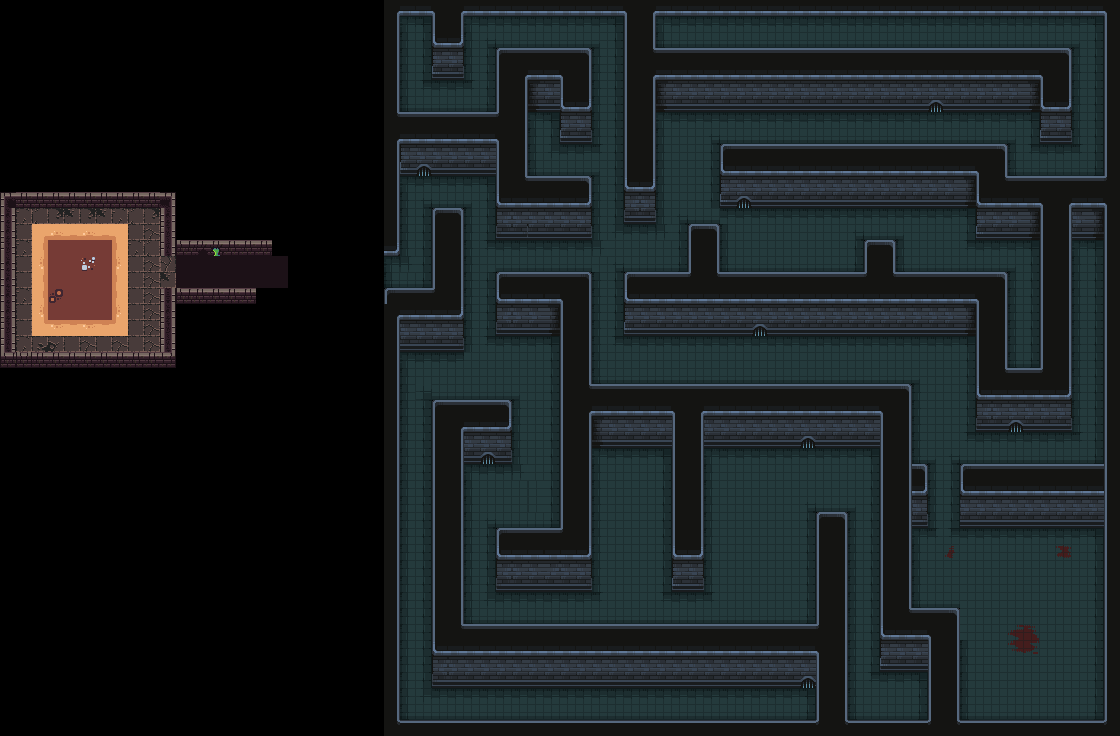

Below is a game level as drawn by its tile map, then a one-line description and the .tmx that defines it (tile-layer data replaced by summaries):
An orthogonal 70x46 tile map with 16x16 px tiles, 1 tile layer (Map), 3 tilesets and 68 objects (15x Saw, land, Player, Box).

<map version="1.10" tiledversion="1.10.2" orientation="orthogonal" renderorder="right-down" width="70" height="46" tilewidth="16" tileheight="16" infinite="0" nextlayerid="4" nextobjectid="75">
 <tileset firstgid="1" name="dark_dungeon_tilemap" tilewidth="16" tileheight="16" tilecount="625" columns="25">
  <image source="../images/Terrain/dark_dungeon_tilemap.png" width="400" height="400" />
 </tileset>
 <tileset firstgid="626" source="kenny_tilemap.tsx" />
 <tileset firstgid="758" source="dark_tilemap.tsx" />
 <layer id="1" name="Map" width="70" height="46">
  <data>[3220 cells, 2262 non-empty, 84 distinct tile ids]</data>
 </layer>
 <objectgroup id="2" name="Collisions">
  <object id="1" x="384" y="0" width="720" height="16" />
  <object id="2" x="384" y="16" width="16" height="240" />
  <object id="3" x="384" y="288" width="16" height="448" />
  <object id="4" x="400" y="720" width="704" height="16" />
  <object id="5" x="400" y="112" width="96" height="48" />
  <object id="6" x="496" y="48" width="32" height="128" />
  <object id="7" x="496" y="176" width="96" height="48" />
  <object id="8" x="528" y="48" width="32" height="48" />
  <object id="9" x="560" y="48" width="32" height="80" />
  <object id="10" x="432" y="16" width="32" height="48" />
  <object id="11" x="624" y="16" width="32" height="192" />
  <object id="12" x="656" y="48" width="384" height="48" />
  <object id="13" x="1040" y="48" width="32" height="80" />
  <object id="14" x="720" y="144" width="256" height="48" />
  <object id="15" x="976" y="144" width="32" height="80" />
  <object id="16" x="1008" y="176" width="32" height="48" />
  <object id="17" x="1040" y="176" width="64" height="48" />
  <object id="18" x="1040" y="224" width="32" height="144" />
  <object id="19" x="976" y="368" width="96" height="48" />
  <object id="20" x="976" y="272" width="32" height="96" />
  <object id="21" x="624" y="272" width="352" height="48" />
  <object id="22" x="688" y="224" width="32" height="48" />
  <object id="23" x="864" y="240" width="32" height="32" />
  <object id="24" x="400" y="288" width="64" height="48" />
  <object id="25" x="432" y="208" width="32" height="80" />
  <object id="26" x="496" y="272" width="96" height="48" />
  <object id="27" x="560" y="320" width="32" height="208" />
  <object id="28" x="496" y="528" width="96" height="48" />
  <object id="29" x="592" y="384" width="320" height="48" />
  <object id="30" x="672" y="432" width="32" height="144" />
  <object id="31" x="816" y="512" width="32" height="224" />
  <object id="32" x="880" y="432" width="32" height="176" />
  <object id="33" x="880" y="608" width="80" height="48" />
  <object id="34" x="928" y="656" width="32" height="64" />
  <object id="35" x="912" y="464" width="16" height="48" />
  <object id="36" x="432" y="400" width="80" height="48" />
  <object id="37" x="432" y="448" width="32" height="176" />
  <object id="38" x="432" y="624" width="384" height="48" />
  <object id="40" x="1104" y="0" width="16" height="176" />
  <object id="41" x="960" y="464" width="160" height="48" />
  <object id="42" x="1104" y="176" width="16" height="288" />
  <object id="43" x="1104" y="512" width="16" height="224" />
  <object id="64" x="176" y="224" width="208" height="16" />
  <object id="65" x="176" y="288" width="208" height="16" />
  <object id="66" x="160" y="192" width="16" height="64" />
  <object id="69" x="160" y="288" width="16" height="80" />
  <object id="70" x="0" y="192" width="160" />
  <object id="71" x="0" y="352" width="160" height="16" />
  <object id="72" x="0" y="192" width="16" height="160" />
  <object id="73" x="0" y="176" width="160" height="16" />
 </objectgroup>
 <objectgroup id="3" name="Spawnpoints">
  <object id="46" name="land" type="land" x="64" y="272" width="32" height="32">
   <properties>
    <property name="plantPosX" type="int" value="1" />
    <property name="plantPosY" type="int" value="2" />
   </properties>
  </object>
  <object id="47" name="Saw" type="Saw" x="768" y="240" width="16" height="16">
   <properties>
    <property name="isVertical" type="bool" value="false" />
    <property name="offNeg" type="float" value="3" />
    <property name="offPos" type="float" value="5" />
   </properties>
  </object>
  <object id="48" name="Saw" type="Saw" x="704" y="96" width="16" height="16">
   <properties>
    <property name="isVertical" type="bool" value="false" />
    <property name="offNeg" type="float" value="3" />
    <property name="offPos" type="float" value="5" />
   </properties>
  </object>
  <object id="49" name="Saw" type="Saw" x="800" y="192" width="16" height="16">
   <properties>
    <property name="isVertical" type="bool" value="false" />
    <property name="offNeg" type="float" value="3" />
    <property name="offPos" type="float" value="5" />
   </properties>
  </object>
  <object id="50" name="Saw" type="Saw" x="944" y="224" width="16" height="16">
   <properties>
    <property name="isVertical" type="bool" value="false" />
    <property name="offNeg" type="float" value="3" />
    <property name="offPos" type="float" value="5" />
   </properties>
  </object>
  <object id="51" name="Saw" type="Saw" x="720" y="464" width="16" height="16">
   <properties>
    <property name="isVertical" type="bool" value="true" />
    <property name="offNeg" type="float" value="2" />
    <property name="offPos" type="float" value="4" />
   </properties>
  </object>
  <object id="52" name="Saw" type="Saw" x="752" y="512" width="16" height="16">
   <properties>
    <property name="isVertical" type="bool" value="true" />
    <property name="offNeg" type="float" value="4" />
    <property name="offPos" type="float" value="3" />
   </properties>
  </object>
  <object id="53" name="Saw" type="Saw" x="784" y="464" width="16" height="16">
   <properties>
    <property name="isVertical" type="bool" value="true" />
    <property name="offNeg" type="float" value="2" />
    <property name="offPos" type="float" value="5" />
   </properties>
  </object>
  <object id="54" name="Saw" type="Saw" x="720" y="576" width="16" height="16">
   <properties>
    <property name="isVertical" type="bool" value="false" />
    <property name="offNeg" type="float" value="7" />
    <property name="offPos" type="float" value="3" />
   </properties>
  </object>
  <object id="55" name="Saw" type="Saw" x="608" y="560" width="16" height="16">
   <properties>
    <property name="isVertical" type="bool" value="true" />
    <property name="offNeg" type="float" value="6" />
    <property name="offPos" type="float" value="1" />
   </properties>
  </object>
  <object id="56" name="Player" type="Player" x="416" y="240" />
  <object id="57" name="Box" type="Box" x="944" y="368" width="16" height="16">
   <properties>
    <property name="hasKey" type="bool" value="false" />
   </properties>
  </object>
  <object id="58" name="Saw" type="Saw" x="624" y="320" width="16" height="16">
   <properties>
    <property name="isVertical" type="bool" value="false" />
    <property name="offNeg" type="float" value="2" />
    <property name="offPos" type="float" value="15" />
   </properties>
  </object>
  <object id="59" name="Saw" type="Saw" x="848" y="352" width="16" height="16">
   <properties>
    <property name="isVertical" type="bool" value="false" />
    <property name="offNeg" type="float" value="15" />
    <property name="offPos" type="float" value="3" />
   </properties>
  </object>
  <object id="60" name="Saw" type="Saw" x="640" y="448" width="16" height="16">
   <properties>
    <property name="isVertical" type="bool" value="true" />
    <property name="offNeg" type="float" value="0" />
    <property name="offPos" type="float" value="6" />
   </properties>
  </object>
  </objectgroup>
</map>
<!-- 3 of 68 objects omitted -->
